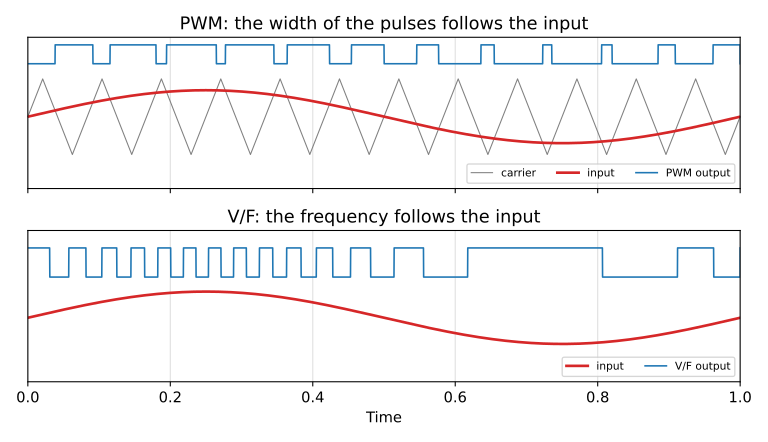

Write the Python code that produced this figure.
# SPDX-License-Identifier: MIT
"""PWM (top: HIGH while the input is above the triangle carrier) and V/F conversion
(bottom: a square wave whose frequency follows the input)."""
import sys
import pathlib

import matplotlib.pyplot as plt
import numpy as np

sys.path.insert(0, str(pathlib.Path(__file__).resolve().parents[2] / "tools"))
from figures import save  # noqa: E402

t = np.linspace(0, 1, 20001)
x = 0.7 * np.sin(2 * np.pi * t)
q = (12 * t + 0.25) % 1
car = np.where(q < 0.5, 4 * q - 1, 3 - 4 * q)
pwm = np.where(x > car, 1.0, 0.0)
fig, (ax1, ax2) = plt.subplots(2, 1, figsize=(8, 4.6), sharex=True)
ax1.plot(t, car, color="gray", lw=0.8, label="carrier")
ax1.plot(t, x, color="C3", lw=2, label="input")
ax1.plot(t, 1.4 + 0.5 * pwm, color="C0", lw=1.2, label="PWM output")
ax1.set_ylim(-1.9, 2.1)
ax1.set_yticks([])
ax1.set_title("PWM: the width of the pulses follows the input")
ax1.legend(loc="lower right", fontsize=8, ncol=3)

v = 0.5 + 0.45 * np.sin(2 * np.pi * t)
phase = np.cumsum(30 * v) * (t[1] - t[0])
sq = np.where(phase % 1 < 0.5, 1.0, 0.0)
ax2.plot(t, v, color="C3", lw=2, label="input")
ax2.plot(t, 1.2 + 0.5 * sq, color="C0", lw=1.2, label="V/F output")
ax2.set_ylim(-0.6, 2.0)
ax2.set_yticks([])
ax2.set_xlim(0, 1)
ax2.set_xlabel("Time")
ax2.set_title("V/F: the frequency follows the input")
ax2.legend(loc="lower right", fontsize=8, ncol=2)
fig.tight_layout()
save(fig, pathlib.Path(__file__).with_name("response.svg"))
